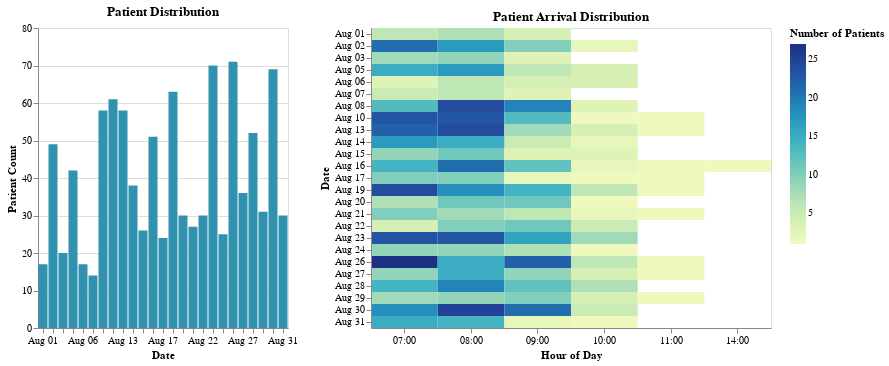

The notebook cell this image was saved under:
### Code cell
from altair import datum
import altair as alt
import pandas as pd

data = pd.read_csv('data/queue_data.csv', parse_dates=[['QDate', 'QTime']])

# Use only necessary labels, i.e valid patients
patients = data.loc[:,['QDate_QTime','Queue No', 'index', 'Valid']]

heatmap = alt.Chart(patients).mark_rect().encode(
    y=alt.Y('monthdate(QDate_QTime):O', title='Date'),
    x=alt.X('hours(QDate_QTime):O', title='Hour of Day'),
    color=alt.Color('distinct(Queue No):N', title='Number of Patients'),
    tooltip=[
        alt.Text('distinct(Queue No):N', title='# of Patients')
    ]
).transform_filter(
    (datum.index == 0) &
    (datum.Valid == 'Y')
)

barchart = alt.Chart(patients).mark_bar(color='#3192b0').encode(
    y=alt.Y('distinct(Queue No):N', title='Patient Count'),
    x=alt.X('monthdate(QDate_QTime):O', title='Date'),
    tooltip=[
        alt.Text('monthdate(QDate_QTime):O', title='Date'),
        alt.Text('distinct(Queue No):N', title='# of Patients')
    ]
).transform_filter(
    (datum.index == 0) &
    (datum.Valid == 'Y')
)

alt.hconcat(
    barchart.properties(title='Patient Distribution', width=250),
    heatmap.properties(title='Patient Arrival Distribution')
)

### Figure 1 — Vega-Lite specification as saved in the notebook (floating-point values rounded to 4 significant figures; data arrays with more than 128 entries replaced by an {"elided": "..."} marker saying what was removed)
{"$schema": "https://vega.github.io/schema/vega-lite/v3.4.0.json", "config": {"mark": {"tooltip": null}, "view": {"height": 300, "width": 400}}, "data": {"name": "data-46639df51a7c234834e2ede31e1d890f"}, "datasets": {"data-46639df51a7c234834e2ede31e1d890f": {"elided": "2004 records"}}, "hconcat": [{"encoding": {"tooltip": [{"field": "QDate_QTime", "timeUnit": "monthdate", "title": "Date", "type": "ordinal"}, {"aggregate": "distinct", "field": "Queue No", "title": "# of Patients", "type": "nominal"}], "x": {"field": "QDate_QTime", "timeUnit": "monthdate", "title": "Date", "type": "ordinal"}, "y": {"aggregate": "distinct", "field": "Queue No", "title": "Patient Count", "type": "nominal"}}, "mark": {"color": "#3192b0", "type": "bar"}, "title": "Patient Distribution", "transform": [{"filter": "((datum.index === 0) && (datum.Valid === 'Y'))"}], "width": 250}, {"encoding": {"color": {"aggregate": "distinct", "field": "Queue No", "title": "Number of Patients", "type": "nominal"}, "tooltip": [{"aggregate": "distinct", "field": "Queue No", "title": "# of Patients", "type": "nominal"}], "x": {"field": "QDate_QTime", "timeUnit": "hours", "title": "Hour of Day", "type": "ordinal"}, "y": {"field": "QDate_QTime", "timeUnit": "monthdate", "title": "Date", "type": "ordinal"}}, "mark": "rect", "title": "Patient Arrival Distribution", "transform": [{"filter": "((datum.index === 0) && (datum.Valid === 'Y'))"}]}]}
